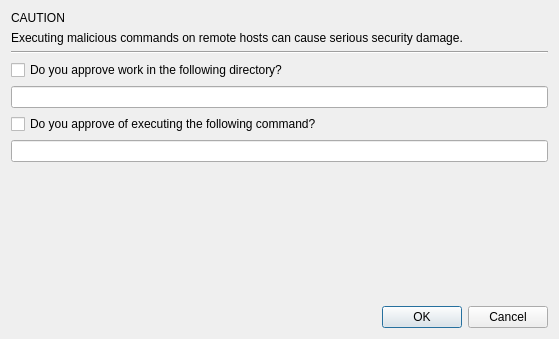
<?xml version="1.0" encoding="UTF-8"?>
<ui version="4.0">
 <class>ConfirmRemoteSessionDialog</class>
 <widget class="QDialog" name="ConfirmRemoteSessionDialog">
  <property name="geometry">
   <rect>
    <x>0</x>
    <y>0</y>
    <width>559</width>
    <height>339</height>
   </rect>
  </property>
  <property name="windowTitle">
   <string>Confirm Remote Session</string>
  </property>
  <layout class="QVBoxLayout" name="verticalLayout">
   <item>
    <widget class="QLabel" name="label_2">
     <property name="text">
      <string>CAUTION</string>
     </property>
    </widget>
   </item>
   <item>
    <widget class="QLabel" name="label">
     <property name="text">
      <string>Executing malicious commands on remote hosts can cause serious security damage.</string>
     </property>
     <property name="wordWrap">
      <bool>true</bool>
     </property>
    </widget>
   </item>
   <item>
    <widget class="Line" name="line">
     <property name="orientation">
      <enum>Qt::Orientation::Horizontal</enum>
     </property>
    </widget>
   </item>
   <item>
    <widget class="QCheckBox" name="checkBox_remote_host">
     <property name="text">
      <string>Do you approve work in the following directory?</string>
     </property>
    </widget>
   </item>
   <item>
    <widget class="ReadOnlyLineEdit" name="lineEdit_remote_host"/>
   </item>
   <item>
    <widget class="QCheckBox" name="checkBox_remote_command">
     <property name="text">
      <string>Do you approve of executing the following command?</string>
     </property>
    </widget>
   </item>
   <item>
    <widget class="ReadOnlyLineEdit" name="lineEdit_remote_command"/>
   </item>
   <item>
    <spacer name="verticalSpacer">
     <property name="orientation">
      <enum>Qt::Orientation::Vertical</enum>
     </property>
     <property name="sizeHint" stdset="0">
      <size>
       <width>20</width>
       <height>57</height>
      </size>
     </property>
    </spacer>
   </item>
   <item>
    <layout class="QHBoxLayout" name="horizontalLayout_2">
     <item>
      <spacer name="horizontalSpacer">
       <property name="orientation">
        <enum>Qt::Orientation::Horizontal</enum>
       </property>
       <property name="sizeHint" stdset="0">
        <size>
         <width>40</width>
         <height>20</height>
        </size>
       </property>
      </spacer>
     </item>
     <item>
      <widget class="QPushButton" name="pushButton_ok">
       <property name="text">
        <string>OK</string>
       </property>
      </widget>
     </item>
     <item>
      <widget class="QPushButton" name="pushButton_2">
       <property name="text">
        <string>Cancel</string>
       </property>
      </widget>
     </item>
    </layout>
   </item>
  </layout>
 </widget>
 <customwidgets>
  <customwidget>
   <class>ReadOnlyLineEdit</class>
   <extends>QLineEdit</extends>
   <header>ReadOnlyLineEdit.h</header>
  </customwidget>
 </customwidgets>
 <resources/>
 <connections>
  <connection>
   <sender>pushButton_ok</sender>
   <signal>clicked()</signal>
   <receiver>ConfirmRemoteSessionDialog</receiver>
   <slot>accept()</slot>
   <hints>
    <hint type="sourcelabel">
     <x>432</x>
     <y>350</y>
    </hint>
    <hint type="destinationlabel">
     <x>401</x>
     <y>348</y>
    </hint>
   </hints>
  </connection>
  <connection>
   <sender>pushButton_2</sender>
   <signal>clicked()</signal>
   <receiver>ConfirmRemoteSessionDialog</receiver>
   <slot>reject()</slot>
   <hints>
    <hint type="sourcelabel">
     <x>511</x>
     <y>353</y>
    </hint>
    <hint type="destinationlabel">
     <x>490</x>
     <y>353</y>
    </hint>
   </hints>
  </connection>
 </connections>
</ui>
